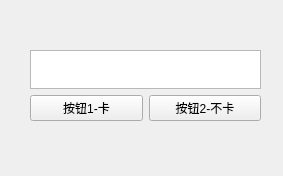
<?xml version="1.0" encoding="UTF-8"?>
<ui version="4.0">
 <class>Form</class>
 <widget class="QWidget" name="Form">
  <property name="geometry">
   <rect>
    <x>0</x>
    <y>0</y>
    <width>283</width>
    <height>176</height>
   </rect>
  </property>
  <property name="windowTitle">
   <string>Form</string>
  </property>
  <widget class="QWidget" name="">
   <property name="geometry">
    <rect>
     <x>30</x>
     <y>50</y>
     <width>231</width>
     <height>71</height>
    </rect>
   </property>
   <layout class="QVBoxLayout" name="verticalLayout">
    <item>
     <widget class="QPlainTextEdit" name="plainTextEdit"/>
    </item>
    <item>
     <layout class="QHBoxLayout" name="horizontalLayout">
      <item>
       <widget class="QPushButton" name="pushButton">
        <property name="text">
         <string>按钮1-卡</string>
        </property>
       </widget>
      </item>
      <item>
       <widget class="QPushButton" name="pushButton_2">
        <property name="text">
         <string>按钮2-不卡</string>
        </property>
       </widget>
      </item>
     </layout>
    </item>
   </layout>
  </widget>
 </widget>
 <resources/>
 <connections/>
</ui>
